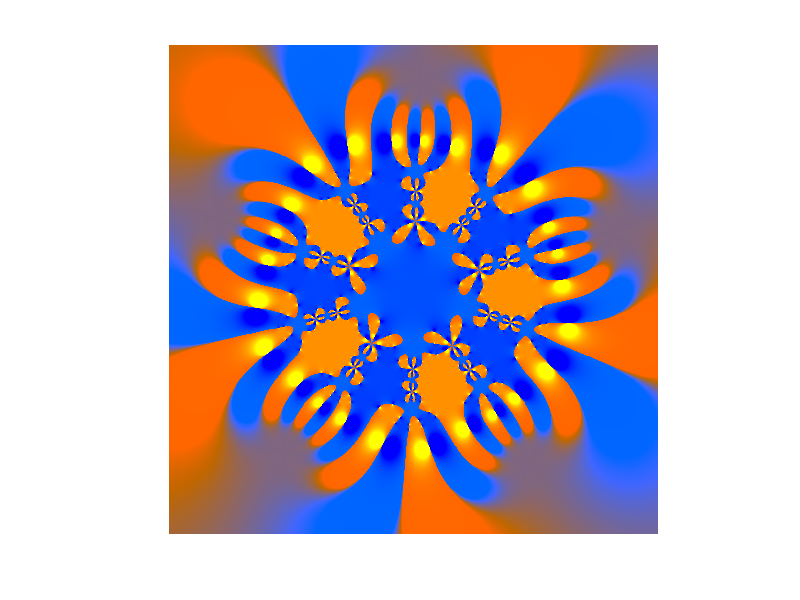

This chart was generated by the following MATLAB code:
%matlab doodle
%coloring book of complex function representations, Barnes
s=1000;
I=ones(s,s,3);
w=5.2;
for h=1:s
    for k=1:s
        z=((k-s/2)-i*(h-s/2))*w/s;
        for r=1:4
            p=z^5;
            z=(p+1)/(p-1+0.2*i);
        end
        I(h,k,1)=0.5+100*real(z);
        I(h,k,2)=0.4+real(z)/6;
        I(h,k,3)=0.5-200*real(z);
    end
end
imshow(I)
%imwrite(I,"pentarat.jpg")